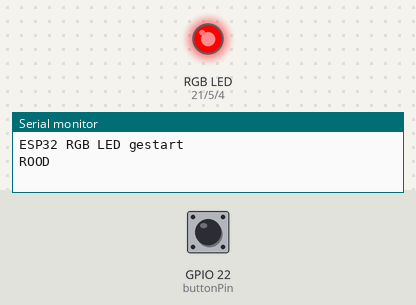
A sketch run on a simulated ESP32. Parts: an RGB LED mixed from three pins (HIGH = lit), the last lines printed to the serial monitor. Dashed ring = blinking. The inputs (shaded band) are chosen by the test bench; at power-on: GPIO 22 (buttonPin) LOW.

Above: at 1.2 s.
1.3 s: GPIO 22 (buttonPin) pulled HIGH for 0.15 s
At 1.8 s:
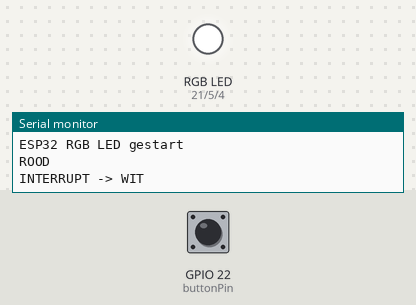
2.9 s: GPIO 22 (buttonPin) pulled HIGH for 1 s
At 5.7 s:
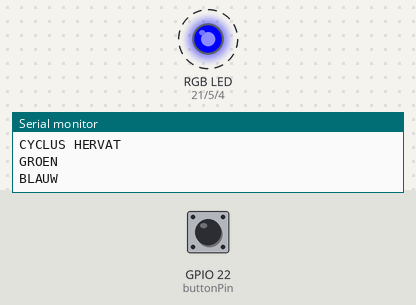
6.9 s: GPIO 22 (buttonPin) pulled HIGH for 3.2 s
At 7.2 s:
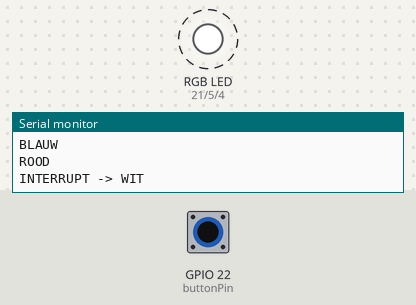
Timing chart, 0 to 9.9 s (numbered marks = the images above; inputs shaded):
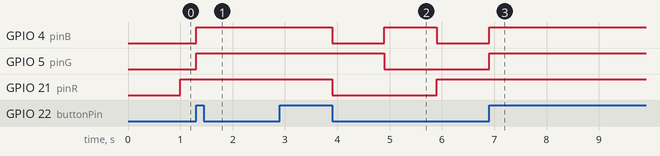

Measured:
- after the input at 1.3 s, GPIO 4 (pinB): LOW → HIGH at once; GPIO 5 (pinG): LOW → HIGH after 0.00 s instead of 0.70 s; GPIO 21 (pinR): stays HIGH (without the input it goes to LOW after 0.70 s)
- after the input at 2.9 s, GPIO 4 (pinB): HIGH → LOW after 1.0 s, → HIGH 1.0 s later, → LOW 1.0 s later; GPIO 5 (pinG): HIGH → LOW after 2.0 s; GPIO 21 (pinR): HIGH → LOW after 1.0 s, → HIGH 2.0 s later
- after the input at 6.9 s, GPIO 5 (pinG): goes on until 6.9 s, then stays HIGH; GPIO 21 (pinR): stops changing and stays HIGH

The sketch:

Robot_Project_Interrupt.ino
```cpp
// ===============================
// PINNEN
// ===============================
const int pinR = 21;
const int pinG = 5;
const int pinB = 4;

const int buttonPin = 22;


// ===============================
// INTERRUPT
// ===============================
volatile bool buttonPressed = false;


// ===============================
// LED CYCLUS
// ===============================
bool isInterrupted = false;

unsigned long previousMillis = 0;

int colorState = 0;
// 0 = rood
// 1 = groen
// 2 = blauw

const unsigned long interval = 1000;


// ===============================
// DEBOUNCE
// ===============================
unsigned long lastButtonTime = 0;
const unsigned long debounceDelay = 200;


// ===============================
// INTERRUPT FUNCTIE
// ===============================
void IRAM_ATTR handleButtonPress()
{
  buttonPressed = true;
}


// ===============================
// SETUP
// ===============================
void setup()
{
  Serial.begin(115200);

  Serial.println();
  Serial.println("ESP32 RGB LED gestart");

  // LED-pinnen
  pinMode(pinR, OUTPUT);
  pinMode(pinG, OUTPUT);
  pinMode(pinB, OUTPUT);

  // Knop
  // Externe 1k pulldown staat al in jouw schema
  pinMode(buttonPin, INPUT);

  // Interrupt bij stijgende flank
  attachInterrupt(
    digitalPinToInterrupt(buttonPin),
    handleButtonPress,
    RISING
  );

  // LED uit bij opstart
  setColor(LOW, LOW, LOW);

  previousMillis = millis();
}


// ===============================
// LOOP
// ===============================
void loop()
{
  // --------------------------------
  // KNOP / INTERRUPT AFHANDELEN
  // --------------------------------
  if (buttonPressed)
  {
    // Interrupt-vlag direct resetten buiten de debounce-if
    buttonPressed = false;

    unsigned long currentMillis = millis();

    // Debounce
    if (currentMillis - lastButtonTime >= debounceDelay)
    {
      lastButtonTime = currentMillis;

      // Status veranderen
      isInterrupted = !isInterrupted;

      if (isInterrupted)
      {
        // INTERRUPT ACTIEF
        Serial.println("INTERRUPT -> WIT");

        setColor(HIGH, HIGH, HIGH);
      }
      else
      {
        // INTERRUPT UIT
        Serial.println("CYCLUS HERVAT");

        // Timing opnieuw starten
        previousMillis = millis();
      }
    }
  }


  // --------------------------------
  // NORMALE RGB-CYCLUS
  // --------------------------------
  if (!isInterrupted)
  {
    unsigned long currentMillis = millis();

    if (currentMillis - previousMillis >= interval)
    {
      previousMillis = currentMillis;

      nextColor();
    }
  }
}


// ===============================
// VOLGENDE KLEUR
// ===============================
void nextColor()
{
  switch (colorState)
  {
    case 0:
      Serial.println("ROOD");

      setColor(HIGH, LOW, LOW);
      break;


    case 1:
      Serial.println("GROEN");

      setColor(LOW, HIGH, LOW);
      break;


    case 2:
      Serial.println("BLAUW");

      setColor(LOW, LOW, HIGH);
      break;
  }

  colorState++;

  if (colorState > 2)
  {
    colorState = 0;
  }
}


// ===============================
// RGB LED AANSTUREN
// ===============================
void setColor(int r, int g, int b)
{
  digitalWrite(pinR, r);
  digitalWrite(pinG, g);
  digitalWrite(pinB, b);
}
```
